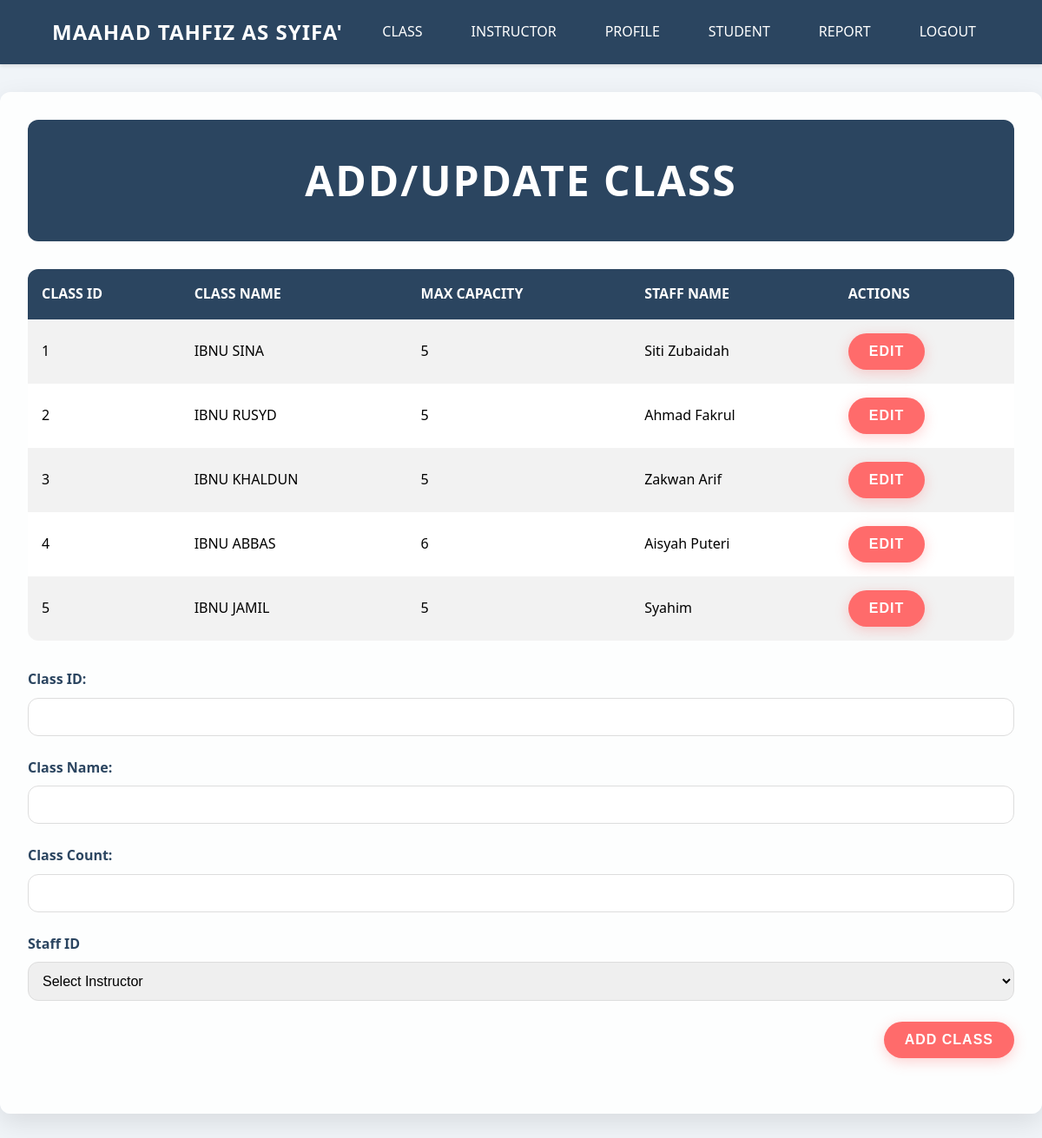
Screenshot of /clerkAddClass.php (signed in) with the database file from the repository.
### tables this page shows
CREATE TABLE `class` (
  `classID` varchar(10) NOT NULL,
  `className` varchar(30) NOT NULL,
  `classCount` int NOT NULL,
  `staffID` varchar(10) NOT NULL
);

CREATE TABLE `staff` (
  `staffID` varchar(10) NOT NULL,
  `staffName` varchar(30) NOT NULL,
  `staffEmail` varchar(30) NOT NULL,
  `staffContact` varchar(12) NOT NULL,
  `qualification` varchar(30) NOT NULL,
  `staffRole` varchar(30) NOT NULL,
  `staffPass` varchar(255) NOT NULL
);

### clerkAddClass.php (the view, shortened to what this page needs)
<?php include_once "clerkHeader.php"; ?>
<!DOCTYPE html>
<html lang="en">
<head>
</head>
<body>
    <div class="wrapper">
        <div class="page-header">
            <h1>Add/Update Class</h1>
        </div>
        <div class="section">
            <?php
            $dbCon = mysqli_connect(DB_SERVER, DB_USERNAME, DB_PASSWORD, DB_NAME);
            $sql = "SELECT class.classID, class.className, class.classCount, staff.staffName, class.staffID
            FROM class
            JOIN staff ON class.staffID = staff.staffID";
    if ($result = mysqli_query($dbCon, $sql)) {
        if (mysqli_num_rows($result) > 0) {
            echo "<table class='table table-striped'>";
            echo "<thead>";
            echo "<tr>";
            echo "<th>Class ID</th>";
            echo "<th>Class Name</th>";
            echo "<th>Max Capacity</th>";
            echo "<th>Staff Name</th>";
            echo "<th>Actions</th>";
            echo "</tr>";
            echo "</thead>";
            echo "<tbody>";
            while ($row = mysqli_fetch_array($result)) {
                echo "<tr>";
                echo "<td>" . htmlspecialchars($row['classID']) . "</td>";
                echo "<td>" . htmlspecialchars($row['className']) . "</td>";
                echo "<td>" . htmlspecialchars($row['classCount']) . "</td>";
                echo "<td>" . htmlspecialchars($row['staffName']) . "</td>";
                echo "<td>";
                echo "<form method='POST' style='display:inline-block;'>";
                echo "<button type='submit' name='editClass' class='btn btn-primary'>Edit</button>";
                echo "</form>";
                echo "</td>";
                echo "</tr>";
            }
            echo "</tbody>";
            echo "</table>";
        } else {
            echo "<p class='lead'><em>No records were found.</em></p>";
        }
    } else {
        echo "ERROR: Could not execute $sql. " . mysqli_error($dbCon);
    }
    ?>
    <form name="classForm" method="POST" action="<?php echo htmlspecialchars($_SERVER["PHP_SELF"]); ?>" onsubmit="return validateForm()">
        <div class="form-group">
            <label for="classID">Class ID:</label>
            <input type="text" id="classID" name="classID" value="<?php echo isset($editClassID) ? $editClassID : ''; ?>" required>
        </div>
        <div class="form-group">
            <label for="className">Class Name:</label>
            <input type="text" id="className" name="className" value="<?php echo isset($editClassName) ? $editClassName : ''; ?>" required>
        </div>
        <div class="form-group">
            <label for="classCount">Class Count:</label>
            <input type="number" id="classCount" name="classCount" value="<?php echo isset($editClassCount) ? $editClassCount : ''; ?>" required>
        </div>
        <div class="form-group">
            <label for="staffID">Staff ID</label>
            <select id="staffID" name="staffID" required>
                <option value="" disabled selected>Select Instructor</option>
            </select>
        </div>
        <div class="btn-container">
            <?php if (isset($editClassID)) : ?>
                <button type="submit" name="updateClass" class="btn btn-primary">Update Class</button>
            <?php else : ?>
                <button type="submit" name="addClass" class="btn btn-primary">Add Class</button>
            <?php endif; ?>
        </div>
    </form>
</div>
</div>
</body>
</html>

### clerkHeader.php (style rules this page uses)
:root { --primary-color: #2b4560; --secondary-color: #ffffff; --hover-color: #3a5f81; --background-color: #f0f4f8; }
* { margin: 0; padding: 0; box-sizing: border-box; }
body { font-family: 'Segoe UI', Tahoma, Geneva, Verdana, sans-serif; background-color: var(--background-color); line-height: 1.6; }

### clerkAddClass.php (style rules this page uses)
:root { --primary-color: #2b4560; --secondary-color: #ffffff; --accent-color: #ff6b6b; --text-color: #333; --border-radius: 12px; --background-color: #f0f4f8; }
body { font-family: 'Segoe UI', Tahoma, Geneva, Verdana, sans-serif; background-color: var(--background-color); margin: 0; padding: 0; line-height: 1.6; }
.wrapper { max-width: 1200px; margin: 2rem auto; background: rgba(255, 255, 255, 0.9); padding: 2rem; border-radius: var(--border-radius); box-shadow: 0 10px 30px rgba(0, 0, 0, 0.1); }
.page-header { background-color: var(--primary-color); color: var(--secondary-color); padding: 2rem; text-align: center; font-size: 1.5em; letter-spacing: 2px; text-transform: uppercase; border-radius: var(--border-radius); margin-bottom: 2rem; }
.section { margin-bottom: 2rem; }
table { width: 100%; border-collapse: collapse; margin-bottom: 2rem; background-color: var(--secondary-color); border-radius: var(--border-radius); overflow: hidden; }
table th, table td { padding: 1rem; text-align: left; }
table th { background-color: var(--primary-color); color: var(--secondary-color); font-weight: bold; text-transform: uppercase; }
.table-striped tbody tr:nth-child(odd) { background-color: rgba(0, 0, 0, 0.05); }
.btn-container { display: flex; gap: 1rem; margin-top: 1.5rem; justify-content: flex-end; }
.btn { padding: 0.75rem 1.5rem; font-size: 1em; cursor: pointer; border: none; border-radius: 50px; transition: all 0.3s ease; text-decoration: none; text-transform: uppercase; font-weight: 600; letter-spacing: 1px; }
.btn-primary { background-color: var(--accent-color); color: var(--secondary-color); box-shadow: 0 4px 15px rgba(255, 107, 107, 0.3); }
.form-group { margin-bottom: 1.5rem; }
.form-group label { display: block; margin-bottom: 0.5rem; color: var(--primary-color); font-weight: 600; }
.form-group input, .form-group select { width: 100%; padding: 0.75rem; border: 1px solid #ddd; border-radius: var(--border-radius); font-size: 1em; transition: border-color 0.3s ease; }

### rows the page displays
class: classID "1", className "IBNU SINA", classCount "5", staffID.staffName "Siti Zubaidah"
class: classID "2", className "IBNU RUSYD", classCount "5", staffID.staffName "Ahmad Fakrul"
class: classID "3", className "IBNU KHALDUN", classCount "5", staffID.staffName "Zakwan Arif"
class: classID "4", className "IBNU ABBAS", classCount "6", staffID.staffName "Aisyah Puteri"
class: classID "5", className "IBNU JAMIL", classCount "5", staffID.staffName "Syahim"
